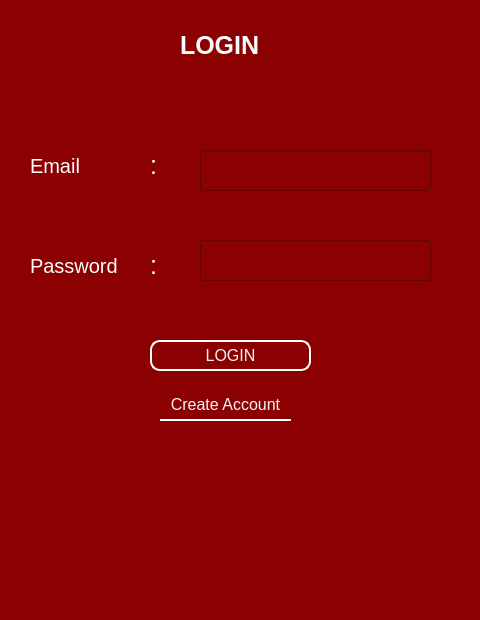
<?xml version="1.0" encoding="UTF-8"?>
<ui version="4.0">
 <class>MainWindow</class>
 <widget class="QMainWindow" name="MainWindow">
  <property name="geometry">
   <rect>
    <x>0</x>
    <y>0</y>
    <width>480</width>
    <height>620</height>
   </rect>
  </property>
  <property name="font">
   <font>
    <weight>50</weight>
    <bold>false</bold>
   </font>
  </property>
  <property name="windowTitle">
   <string>MainWindow</string>
  </property>
  <property name="styleSheet">
   <string notr="true">background-color: rgb(139, 0, 0);</string>
  </property>
  <widget class="QWidget" name="centralwidget">
   <widget class="QLabel" name="label">
    <property name="geometry">
     <rect>
      <x>180</x>
      <y>30</y>
      <width>91</width>
      <height>31</height>
     </rect>
    </property>
    <property name="styleSheet">
     <string notr="true">color:rgb(255, 255, 255); 
font-size:25px;
font-weight:bold;</string>
    </property>
    <property name="text">
     <string>LOGIN</string>
    </property>
   </widget>
   <widget class="QLabel" name="label_2">
    <property name="geometry">
     <rect>
      <x>30</x>
      <y>150</y>
      <width>111</width>
      <height>31</height>
     </rect>
    </property>
    <property name="styleSheet">
     <string notr="true">color:rgb(255, 255, 255); 
font-size:20px;</string>
    </property>
    <property name="text">
     <string>Email</string>
    </property>
   </widget>
   <widget class="QLineEdit" name="email">
    <property name="geometry">
     <rect>
      <x>200</x>
      <y>150</y>
      <width>231</width>
      <height>41</height>
     </rect>
    </property>
    <property name="styleSheet">
     <string notr="true">color:#fff;
font-size:16px;</string>
    </property>
   </widget>
   <widget class="QLabel" name="label_3">
    <property name="geometry">
     <rect>
      <x>30</x>
      <y>250</y>
      <width>131</width>
      <height>31</height>
     </rect>
    </property>
    <property name="styleSheet">
     <string notr="true">color:rgb(255, 255, 255); 
font-size:20px;</string>
    </property>
    <property name="text">
     <string>Password</string>
    </property>
   </widget>
   <widget class="QLineEdit" name="password">
    <property name="geometry">
     <rect>
      <x>200</x>
      <y>240</y>
      <width>231</width>
      <height>41</height>
     </rect>
    </property>
    <property name="styleSheet">
     <string notr="true">color:#fff;
font-size:16px;</string>
    </property>
   </widget>
   <widget class="QLabel" name="label_4">
    <property name="geometry">
     <rect>
      <x>150</x>
      <y>150</y>
      <width>41</width>
      <height>31</height>
     </rect>
    </property>
    <property name="styleSheet">
     <string notr="true">color:rgb(255, 255, 255); 
font-size:25px;</string>
    </property>
    <property name="text">
     <string>:</string>
    </property>
   </widget>
   <widget class="QLabel" name="label_5">
    <property name="geometry">
     <rect>
      <x>150</x>
      <y>250</y>
      <width>41</width>
      <height>31</height>
     </rect>
    </property>
    <property name="styleSheet">
     <string notr="true">color:rgb(255, 255, 255); 
font-size:25px;</string>
    </property>
    <property name="text">
     <string>:</string>
    </property>
   </widget>
   <widget class="QPushButton" name="loginbtn">
    <property name="geometry">
     <rect>
      <x>150</x>
      <y>340</y>
      <width>161</width>
      <height>31</height>
     </rect>
    </property>
    <property name="styleSheet">
     <string notr="true">border: 2px solid #fff;
border-radius:10%;
font-size:16px;
color:#f4f4f4;</string>
    </property>
    <property name="text">
     <string>LOGIN</string>
    </property>
   </widget>
   <widget class="QPushButton" name="signup">
    <property name="geometry">
     <rect>
      <x>160</x>
      <y>390</y>
      <width>131</width>
      <height>31</height>
     </rect>
    </property>
    <property name="styleSheet">
     <string notr="true">border: none;
font-size:16px;
color:#f4f4f4;
border-bottom:2px solid #fff;</string>
    </property>
    <property name="text">
     <string>Create Account</string>
    </property>
   </widget>
  </widget>
  <widget class="QMenuBar" name="menubar">
   <property name="geometry">
    <rect>
     <x>0</x>
     <y>0</y>
     <width>480</width>
     <height>21</height>
    </rect>
   </property>
  </widget>
  <widget class="QStatusBar" name="statusbar"/>
 </widget>
 <resources/>
 <connections/>
</ui>
